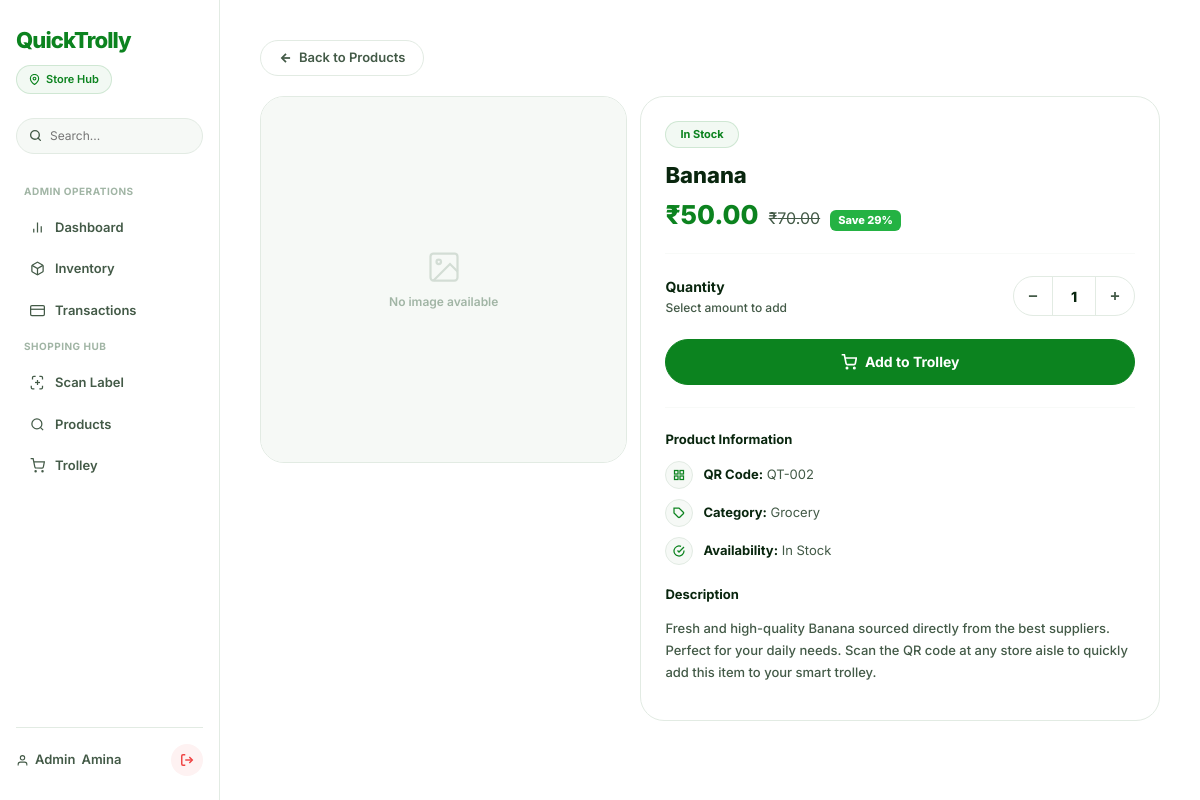
/product/2 (signed in), run on the app's committed database.
### tables this page shows
CREATE TABLE products (
                id INTEGER PRIMARY KEY AUTOINCREMENT,
                name TEXT NOT NULL,
                price REAL NOT NULL,
                qr_code TEXT UNIQUE NOT NULL,
                image TEXT DEFAULT '',
                barcode_number TEXT UNIQUE,
                barcode_image TEXT DEFAULT NULL,
                created_at TIMESTAMP DEFAULT CURRENT_TIMESTAMP,
                updated_at TIMESTAMP DEFAULT NULL
            , original_price REAL DEFAULT 0.0);

### app.py (the view)
@app.route('/product/<product_id>')
@login_required
def product_details(product_id):
    product = db.get_product_by_id(product_id)
    if not product:
        flash('Product not found.', 'danger')
        return redirect(url_for('view_products'))
    return render_template('product_details.html', product=product)

### app.py (called while the page is built)
def login_required(f):
    @functools.wraps(f)
    def wrap(*args, **kwargs):
        if 'user_id' not in session:
            flash('Please log in to access this page.', 'warning')
            return redirect(url_for('login'))
        return f(*args, **kwargs)
    return wrap

### models.py (called while the page is built)
    def _row_to_dict(self, row):
        if row is None:
            return None
        return dict(row)

    def get_product_by_id(self, product_id):
        self.cursor.execute('SELECT * FROM products WHERE id = ?', (product_id,))
        row = self.cursor.fetchone()
        if row:
            product = self._row_to_dict(row)
            product['_id'] = str(product['id'])
            return product
        return None

### templates/product_details.html (shortened to what this page needs)
{% extends "base.html" %}
{% block content %}
<a href="{{ url_for('view_products') }}" class="btn-back-nav" style="margin-bottom: 20px; display: inline-flex;">
    <svg width="14" height="14" viewBox="0 0 24 24" fill="none" stroke="currentColor" stroke-width="3"><line x1="19" y1="12" x2="5" y2="12"/><polyline points="12 19 5 12 12 5"/></svg>
    Back to Products
</a>
<div class="row g-3">
    <div class="col-lg-5 col-md-6">
        <div class="pd-image-wrapper">
        </div>
    </div>
    <div class="col-lg-7 col-md-6">
        <div class="pd-card">
            <div style="margin-bottom: 4px;">
                <span class="pd-stock-badge">In Stock</span>
            </div>
            <h1 style="font-size: 22px; font-weight: 800; line-height: 1.25; margin: 0 0 10px; color: var(--text-main);">
                {{ product.name }}
            </h1>
            <div class="pd-price-stack-row">
                <span class="pd-price-large">₹{{ "%.2f"|format(product.price) }}</span>
                {% if product.original_price and product.original_price|float > product.price|float %}
                    <span class="pd-price-mrp">₹{{ "%.2f"|format(product.original_price) }}</span>
                    {% set discount_pct = (((product.original_price|float - product.price|float) / product.original_price|float) * 100)|round|int %}
                    <span class="badge-discount-details">Save {{ discount_pct }}%</span>
                {% endif %}
            </div>
            <hr class="pd-divider">
            <div class="pd-qty-row">
                <div>
                    <div class="pd-qty-label-title">Quantity</div>
                    <div class="pd-qty-label-sub">Select amount to add</div>
                </div>
                <div class="pd-qty-wrapper">
                    <button class="pd-qty-btn" type="button" onclick="changeQty(-1)">
                        <svg width="14" height="14" viewBox="0 0 24 24" fill="none" stroke="currentColor" stroke-width="3"><line x1="5" y1="12" x2="19" y2="12"/></svg>
                    </button>
                    <div class="pd-qty-num" id="pd-qty">1</div>
                    <button class="pd-qty-btn" type="button" onclick="changeQty(1)">
                        <svg width="14" height="14" viewBox="0 0 24 24" fill="none" stroke="currentColor" stroke-width="3"><line x1="12" y1="5" x2="12" y2="19"/><line x1="5" y1="12" x2="19" y2="12"/></svg>
                    </button>
                </div>
            </div>
            <button id="add-to-cart-btn" class="pd-add-btn" type="button" onclick="handleAddToCart()">
                <svg width="16" height="16" viewBox="0 0 24 24" fill="none" stroke="currentColor" stroke-width="2.5"><circle cx="9" cy="21" r="1"/><circle cx="20" cy="21" r="1"/><path d="M1 1h4l2.68 13.39a2 2 0 0 0 2 1.61h9.72a2 2 0 0 0 2-1.61L23 6H6"/></svg>
                <span id="add-btn-text">Add to Trolley</span>
            </button>
            <hr class="pd-divider">
            <div class="pd-section-title">Product Information</div>
            <div style="margin-bottom: 20px;">
                <div class="pd-meta-item">
                    <div class="pd-meta-icon">
                        <svg width="12" height="12" viewBox="0 0 24 24" fill="none" stroke="currentColor" stroke-width="2.5"><rect x="3" y="3" width="7" height="7"/><rect x="14" y="3" width="7" height="7"/><rect x="14" y="14" width="7" height="7"/><rect x="3" y="14" width="7" height="7"/></svg>
                    </div>
                    <span><strong>QR Code:</strong> {{ product.qr_code }}</span>
                </div>
                <div class="pd-meta-item">
                    <div class="pd-meta-icon">
                        <svg width="12" height="12" viewBox="0 0 24 24" fill="none" stroke="currentColor" stroke-width="2.5"><path d="M20.59 13.41l-7.17 7.17a2 2 0 0 1-2.83 0L2 12V2h10l8.59 8.59a2 2 0 0 1 0 2.82z"/><line x1="7" y1="7" x2="7.01" y2="7"/></svg>
                    </div>
                    <span><strong>Category:</strong> Grocery</span>
                </div>
                <div class="pd-meta-item">
                    <div class="pd-meta-icon">
                        <svg width="12" height="12" viewBox="0 0 24 24" fill="none" stroke="currentColor" stroke-width="2.5"><path d="M22 11.08V12a10 10 0 1 1-5.93-9.14"/><polyline points="22 4 12 14.01 9 11.01"/></svg>
                    </div>
                    <span><strong>Availability:</strong> In Stock</span>
                </div>
            </div>
            <div class="pd-section-title">Description</div>
            <p class="pd-desc-text">
                Fresh and high-quality {{ product.name }} sourced directly from the best suppliers. Perfect for your daily needs.
                Scan the QR code at any store aisle to quickly add this item to your smart trolley.
            </p>
        </div>
    </div>
</div>
{% endblock %}

### templates/base.html (style rules this page uses)
:root { --supermarket-green: #0C831F; --supermarket-green-dark: #075E14; --supermarket-green-light: #F2F9F3; --supermarket-green-border: rgba(12, 131, 31, 0.15); --alert-red: #ef4444; --alert-red-light: #fef2f2; --canvas-white: #ffffff; --aisle-gray: #f6f9f6; --border-flat: #e2ebe3; --border-focus: #0C831F; --text-main: #09260E; --text-muted: #435A47; --text-sub: #A1B5A5; --radius-pill: 999px; --radius-box: 24px; --sidebar-width: 220px; --mobile-nav-height: 56px; }
*, *::before, *::after { box-sizing: border-box; margin: 0; padding: 0; box-shadow: none !important; text-shadow: none !important; font-family: 'Inter', -apple-system, BlinkMacSystemFont, sans-serif !important; }
html, body { width: 100%; min-height: 100vh; background-color: var(--canvas-white); color: var(--text-main); font-size: 13px; line-height: 1.5; -webkit-font-smoothing: antialiased; }
a { text-decoration: none; color: inherit; }

### templates/product_details.html (style rules this page uses)
.btn-back-nav { border: 1px solid var(--border-flat); border-radius: var(--radius-pill); height: 36px; padding: 0 18px; display: inline-flex; align-items: center; justify-content: center; gap: 6px; background: #ffffff; color: var(--text-muted); font-size: 13px; font-weight: 600; text-decoration: none; transition: all 0.15s ease; white-space: nowrap; }
.pd-card { background: #ffffff; border-radius: var(--radius-box); border: 1px solid var(--border-flat); padding: 24px; }
.pd-image-wrapper { position: relative; border-radius: var(--radius-box); overflow: hidden; border: 1px solid var(--border-flat); }
.pd-stock-badge { font-size: 11px; font-weight: 700; color: var(--supermarket-green); background: var(--supermarket-green-light); border: 1px solid var(--supermarket-green-border); padding: 4px 14px; border-radius: var(--radius-pill); display: inline-block; margin-bottom: 10px; }
.pd-price-stack-row { display: flex; align-items: baseline; gap: 10px; }
.pd-price-large { font-size: 26px; font-weight: 800; color: var(--supermarket-green); line-height: 1.2; }
.pd-price-mrp { font-size: 16px; color: var(--text-muted); text-decoration: line-through; }
.badge-discount-details { font-size: 11px; font-weight: 800; background: #24b243; color: #fff; padding: 2px 8px; border-radius: 6px; }
.pd-divider { border: 0; border-top: 1px solid var(--border-flat); margin: 22px 0; }
.pd-qty-row { display: flex; align-items: center; justify-content: space-between; margin-bottom: 22px; gap: 12px; }
.pd-qty-label-title { font-size: 14px; font-weight: 700; color: var(--text-main); margin-bottom: 2px; }
.pd-qty-label-sub { font-size: 12px; color: var(--text-muted); font-weight: 500; }
.pd-qty-wrapper { display: inline-flex; align-items: center; border: 1px solid var(--border-flat); border-radius: var(--radius-pill); overflow: hidden; background: #ffffff; }
.pd-qty-btn { width: 38px; height: 38px; border: none; background: transparent; color: var(--text-muted); font-size: 18px; font-weight: 600; cursor: pointer; display: flex; align-items: center; justify-content: center; transition: all 0.15s ease; padding: 0; }
.pd-qty-num { width: 44px; height: 38px; display: flex; align-items: center; justify-content: center; font-size: 14px; font-weight: 800; color: var(--text-main); border-left: 1px solid var(--border-flat); border-right: 1px solid var(--border-flat); }
.pd-add-btn { width: 100%; height: 46px; display: inline-flex; align-items: center; justify-content: center; gap: 8px; border-radius: var(--radius-pill); font-size: 14px; font-weight: 700; color: #ffffff; background: var(--supermarket-green); border: 1.5px solid var(--supermarket-green); cursor: pointer; transition: all 0.15s ease; white-space: nowrap; padding: 0 20px; }
.pd-section-title { font-size: 13px; font-weight: 700; color: var(--text-main); margin-bottom: 12px; display: flex; align-items: center; gap: 6px; }
.pd-meta-item { display: flex; align-items: center; gap: 10px; margin-bottom: 10px; font-size: 13px; color: var(--text-muted); }
.pd-meta-icon { width: 28px; height: 28px; background: var(--aisle-gray); border: 1px solid var(--border-flat); border-radius: 50%; display: flex; align-items: center; justify-content: center; color: var(--supermarket-green); flex-shrink: 0; }
.pd-meta-item strong { color: var(--text-main); font-weight: 700; }
.pd-desc-text { line-height: 1.7; color: var(--text-muted); font-size: 13px; font-weight: 500; }

### data on the page
products: name "Banana", price "50.00", original_price "70.00", qr_code "QT-002"

### other printed values
{{ session.get('name').split()[0] if session.get('name') else 'User' }} "Admin"
{{ discount_pct }} "29"
